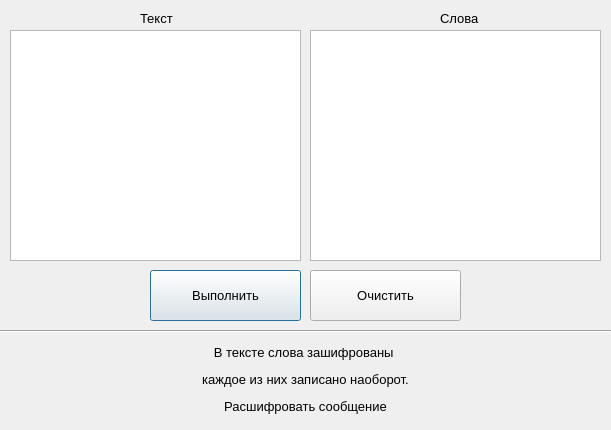
<?xml version="1.0" encoding="UTF-8"?>
<ui version="4.0">
 <class>Dialog</class>
 <widget class="QDialog" name="Dialog">
  <property name="geometry">
   <rect>
    <x>0</x>
    <y>0</y>
    <width>611</width>
    <height>430</height>
   </rect>
  </property>
  <property name="minimumSize">
   <size>
    <width>611</width>
    <height>430</height>
   </size>
  </property>
  <property name="maximumSize">
   <size>
    <width>611</width>
    <height>430</height>
   </size>
  </property>
  <property name="windowTitle">
   <string>Dialog</string>
  </property>
  <widget class="QTextEdit" name="textEdit_words">
   <property name="geometry">
    <rect>
     <x>310</x>
     <y>30</y>
     <width>291</width>
     <height>231</height>
    </rect>
   </property>
   <property name="font">
    <font>
     <family>Segoe UI</family>
     <pointsize>10</pointsize>
    </font>
   </property>
  </widget>
  <widget class="QTextEdit" name="textEdit_text">
   <property name="geometry">
    <rect>
     <x>10</x>
     <y>30</y>
     <width>291</width>
     <height>231</height>
    </rect>
   </property>
   <property name="font">
    <font>
     <family>Segoe UI</family>
     <pointsize>10</pointsize>
    </font>
   </property>
  </widget>
  <widget class="QLabel" name="label_1">
   <property name="geometry">
    <rect>
     <x>140</x>
     <y>10</y>
     <width>81</width>
     <height>16</height>
    </rect>
   </property>
   <property name="font">
    <font>
     <family>Segoe UI</family>
     <pointsize>10</pointsize>
    </font>
   </property>
   <property name="text">
    <string>Текст</string>
   </property>
  </widget>
  <widget class="QLabel" name="label_2">
   <property name="geometry">
    <rect>
     <x>440</x>
     <y>10</y>
     <width>71</width>
     <height>16</height>
    </rect>
   </property>
   <property name="font">
    <font>
     <family>Segoe UI</family>
     <pointsize>10</pointsize>
    </font>
   </property>
   <property name="text">
    <string>Слова</string>
   </property>
  </widget>
  <widget class="QPushButton" name="btn_solve">
   <property name="geometry">
    <rect>
     <x>150</x>
     <y>270</y>
     <width>151</width>
     <height>51</height>
    </rect>
   </property>
   <property name="font">
    <font>
     <family>Segoe UI</family>
     <pointsize>10</pointsize>
    </font>
   </property>
   <property name="text">
    <string>Выполнить</string>
   </property>
  </widget>
  <widget class="QPushButton" name="btn_clear">
   <property name="geometry">
    <rect>
     <x>310</x>
     <y>270</y>
     <width>151</width>
     <height>51</height>
    </rect>
   </property>
   <property name="font">
    <font>
     <family>Segoe UI</family>
     <pointsize>10</pointsize>
    </font>
   </property>
   <property name="text">
    <string>Очистить</string>
   </property>
  </widget>
  <widget class="QLabel" name="label_task_1">
   <property name="geometry">
    <rect>
     <x>10</x>
     <y>334</y>
     <width>591</width>
     <height>91</height>
    </rect>
   </property>
   <property name="font">
    <font>
     <family>Segoe UI</family>
     <pointsize>10</pointsize>
    </font>
   </property>
   <property name="text">
    <string>&lt;html&gt;&lt;head/&gt;&lt;body&gt;&lt;p align=&quot;center&quot;&gt;В тексте слова зашифрованы &lt;/p&gt;&lt;p align=&quot;center&quot;&gt;каждое из них записано наоборот.&lt;/p&gt;&lt;p align=&quot;center&quot;&gt; Расшифровать сообщение&lt;/p&gt;&lt;/body&gt;&lt;/html&gt;</string>
   </property>
   <property name="alignment">
    <set>Qt::AlignCenter</set>
   </property>
  </widget>
  <widget class="Line" name="line">
   <property name="geometry">
    <rect>
     <x>0</x>
     <y>323</y>
     <width>611</width>
     <height>16</height>
    </rect>
   </property>
   <property name="orientation">
    <enum>Qt::Horizontal</enum>
   </property>
  </widget>
 </widget>
 <resources/>
 <connections/>
</ui>
